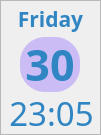
    <widget class="QFrame" name="frame_day_time">
     <property name="geometry">
      <rect>
       <x>340</x>
       <y>10</y>
       <width>101</width>
       <height>135</height>
      </rect>
     </property>
     <property name="frameShape">
      <enum>QFrame::StyledPanel</enum>
     </property>
     <property name="frameShadow">
      <enum>QFrame::Raised</enum>
     </property>
     <widget class="QLabel" name="label_time">
      <property name="geometry">
       <rect>
        <x>8</x>
        <y>95</y>
        <width>87</width>
        <height>35</height>
       </rect>
      </property>
      <property name="font">
       <font>
        <family>SamsungOne 400</family>
        <pointsize>25</pointsize>
        <bold>false</bold>
       </font>
      </property>
      <property name="styleSheet">
       <string notr="true">color: #3085C3</string>
      </property>
      <property name="text">
       <string>23:05</string>
      </property>
      <property name="alignment">
       <set>Qt::AlignCenter</set>
      </property>
     </widget>
     <widget class="QLabel" name="label_thu">
      <property name="geometry">
       <rect>
        <x>8</x>
        <y>5</y>
        <width>85</width>
        <height>28</height>
       </rect>
      </property>
      <property name="font">
       <font>
        <family>SamsungOne 700</family>
        <pointsize>16</pointsize>
        <bold>true</bold>
        <underline>false</underline>
        <strikeout>false</strikeout>
       </font>
      </property>
      <property name="styleSheet">
       <string notr="true">color: #3085C3</string>
      </property>
      <property name="text">
       <string>Friday</string>
      </property>
      <property name="alignment">
       <set>Qt::AlignCenter</set>
      </property>
     </widget>
     <widget class="QLabel" name="label_sun">
      <property name="geometry">
       <rect>
        <x>70</x>
        <y>35</y>
        <width>21</width>
        <height>21</height>
       </rect>
      </property>
      <property name="styleSheet">
       <string notr="true">border-radius: 5px</string>
      </property>
      <property name="text">
       <string/>
      </property>
      <property name="scaledContents">
       <bool>true</bool>
      </property>
     </widget>
     <widget class="QLabel" name="label_night">
      <property name="geometry">
       <rect>
        <x>70</x>
        <y>75</y>
        <width>21</width>
        <height>21</height>
       </rect>
      </property>
      <property name="styleSheet">
       <string notr="true">border-radius: 5px</string>
      </property>
      <property name="text">
       <string/>
      </property>
      <property name="scaledContents">
       <bool>true</bool>
      </property>
     </widget>
     <widget class="QLabel" name="label_day">
      <property name="geometry">
       <rect>
        <x>20</x>
        <y>37</y>
        <width>60</width>
        <height>55</height>
       </rect>
      </property>
      <property name="font">
       <font>
        <family>SamsungOne 700</family>
        <pointsize>32</pointsize>
        <bold>true</bold>
       </font>
      </property>
      <property name="layoutDirection">
       <enum>Qt::LeftToRight</enum>
      </property>
      <property name="autoFillBackground">
       <bool>false</bool>
      </property>
      <property name="styleSheet">
       <string notr="true">color: #3085C3;
/*#F6F078*/
background-color:  #CBBCF6;
border-radius: 25px</string>
      </property>
      <property name="text">
       <string>30</string>
      </property>
      <property name="alignment">
       <set>Qt::AlignCenter</set>
      </property>
     </widget>
    </widget>
